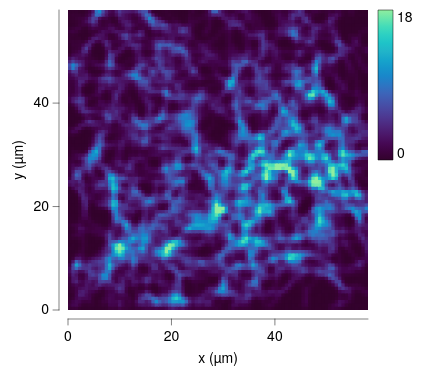

Write a Vega-Lite specification for this figure.
### Vega-Lite specification from a JSON file in a GitHub repository (floating-point values rounded to 4 significant figures; data arrays with more than 128 entries replaced by an {"elided": "..."} marker saying what was removed)
{"background": null, "config": {"arc": {"fill": "#DBDBDB", "fillOpacity": 1.0, "innerRadius": 37.5, "padAngle": 0.03, "stroke": "black", "strokeOpacity": 1, "strokeWidth": 0.25}, "area": {"fill": "#DBDBDB", "fillOpacity": 1.0, "stroke": "black", "strokeOpacity": 1, "strokeWidth": 0.25}, "axis": {"domain": true, "domainCap": "round", "domainColor": "black", "domainWidth": 0.25, "grid": false, "gridCap": "round", "gridColor": "#F1F1F1", "gridDash": [0, 0], "gridOpacity": 1.0, "gridWidth": 0.25, "labelColor": "black", "labelFont": "Helvetica Neue", "labelFontSize": 7, "labelFontStyle": "normal", "labelFontWeight": 400, "offset": 4.5, "ticks": true, "tickCap": "round", "tickColor": "black", "tickRound": false, "tickSize": 3, "tickWidth": 0.25, "titleColor": "black", "titleFont": "Helvetica Neue", "titleFontSize": 7, "titleFontStyle": "normal", "titleFontWeight": 400}, "axisX": {"domain": true, "labelAlign": "center", "labelAngle": 0, "labels": true, "ticks": true, "translate": 0}, "axisY": {"domain": true, "labelAlign": "right", "labelAngle": 0, "labels": true, "ticks": true, "translate": 0}, "axisRight": {"domain": true, "labelAlign": "left", "labelAngle": 0, "labels": true, "ticks": true, "translate": 0}, "axisTop": {"domain": true, "labelAlign": "center", "labelAngle": 0, "labels": true, "ticks": true, "translate": 0}, "axisBand": {"tickOffset": 0}, "bar": {"fill": "#DBDBDB", "fillOpacity": 1.0, "stroke": "black", "strokeOpacity": 1, "strokeWidth": 0.25}, "boxplot": {"size": 13.5, "ticks": {"cornerRadius": 0.25, "fill": "black", "opacity": 1, "size": 6.75, "thickness": 0.25}, "box": {"fillOpacity": 1.0, "stroke": "black", "strokeOpacity": 1, "strokeWidth": 0.25}, "median": {"cornerRadius": 0, "fill": "black", "fillOpacity": 1.0, "opacity": 1, "size": 13.5, "thickness": 0.25}, "rule": {"fill": "black", "fillOpacity": 1.0, "size": 15.0, "stroke": "black", "strokeDash": [0, 0], "strokeOpacity": 1, "strokeWidth": 0.25}, "outliers": {"color": "black", "fill": "black", "fillOpacity": 1.0, "size": 0, "stroke": "black", "strokeOpacity": 1, "strokeWidth": 0.25}}, "circle": {"fill": "black", "fillOpacity": 1.0, "size": 0.75, "stroke": null, "strokeOpacity": 1, "strokeWidth": 0.25}, "errorband": {"band": {"fillOpacity": 0.6, "stroke": null, "strokeWidth": 0.25, "strokeOpacity": 1}, "borders": {"opacity": 0, "strokeOpacity": 0.25, "strokeWidth": 1}}, "errorbar": {"opacity": 1, "rule": {"strokeDash": [0, 0], "strokeWidth": 0.25}, "ticks": {"color": "black", "cornerRadius": 0.125, "opacity": 1, "size": 9.0, "thickness": 0.25}, "thickness": 0.25}, "font": "Helvetica Neue", "geoshape": {"fill": "#DBDBDB", "fillOpacity": 1.0, "stroke": "black", "strokeOpacity": 1, "strokeWidth": 0.25}, "header": {"labelColor": "black", "labelFont": "Helvetica Neue", "labelFontSize": 7, "labelFontStyle": "normal", "labelFontWeight": 400, "titleColor": "black", "titleFont": "Helvetica Neue", "titleFontSize": 7, "titleFontStyle": "normal", "titleFontWeight": 400, "titlePadding": 0}, "legend": {"disable": false, "offset": 4.5, "titlePadding": 4, "labelOffset": 2, "gradientLabelOffset": 2, "gradientLength": 75.0, "gradientThickness": 7.5, "gradientOpacity": 1.0, "gradientStrokeColor": "black", "gradientStrokeWidth": 0.25, "labelColor": "black", "labelFont": "Helvetica Neue", "labelFontSize": 7, "labelFontStyle": "normal", "labelFontWeight": 400, "strokeColor": "black", "strokeWidth": 0, "symbolSize": 42, "symbolStrokeColor": "black", "symbolStrokeWidth": 0.25, "titleColor": "black", "titleFont": "Helvetica Neue", "titleFontSize": 7, "titleFontStyle": "normal", "titleFontWeight": 400}, "line": {"color": "black", "stroke": "black", "strokeCap": "round", "strokeDash": [0, 0], "strokeOpacity": 1, "strokeWidth": 0.375}, "point": {"filled": true, "fill": "#DBDBDB", "fillOpacity": 1.0, "size": 7.5, "stroke": "black", "strokeOpacity": 1, "strokeWidth": 0.25}, "range": {"category": ["#C6D9F1", "#F1C9CB", "#FEF0B9", "#CEE37A", "#7AA8E0", "#E589A3", "#FDDD5D", "#68B961", "#4177B1", "#C35082", "#E5C227", "#438156"], "diverging": {"scheme": ["#C35082", "#CE6D94", "#D989A7", "#E2A4BA", "#EABFCE", "#F1DBE2", "#F6F6F6", "#D7E0EB", "#B9CBE0", "#9BB6D5", "#7DA1C9", "#5F8CBD", "#4177B1"]}, "heatmap": {"scheme": ["#32022B", "#43044D", "#4C196E", "#4D338C", "#484DA6", "#3A68BB", "#1D83CA", "#1D9CCB", "#23B5C9", "#28CDC5", "#4DE0B4", "#91EE9F"]}, "ordinal": {"scheme": ["#F1F1F1", "#DBDBDB", "#C6C6C6", "#B2B2B2", "#9D9D9D", "#898989", "#767676", "#636363", "#515151", "#404040", "#2F2F2F", "#1F1F1F"]}, "ramp": {"scheme": ["#32022B", "#43044D", "#4C196E", "#4D338C", "#484DA6", "#3A68BB", "#1D83CA", "#1D9CCB", "#23B5C9", "#28CDC5", "#4DE0B4", "#91EE9F"]}}, "rule": {"color": "black", "stroke": "black", "strokeCap": "round", "strokeDash": [2, 2], "strokeOpacity": 1, "strokeWidth": 0.25}, "scale": {"bandPaddingInner": 0.1, "bandPaddingOuter": 0.1, "round": false}, "rect": {"fill": "#DBDBDB", "fillOpacity": 1.0, "stroke": "black", "strokeOpacity": 1, "strokeWidth": 0.25}, "square": {"fill": "#DBDBDB", "fillOpacity": 1.0, "size": 15.0, "stroke": "black", "strokeOpacity": 1, "strokeWidth": 0.25}, "text": {"color": "black", "font": "Helvetica Neue", "fontSize": 7, "fontStyle": "normal", "fontWeight": 400}, "tick": {"color": "black", "cornerRadius": 0.125, "opacity": 1.0, "size": 13.5, "thickness": 0.25}, "title": {"anchor": "middle", "frame": "group", "color": "black", "font": "Helvetica Neue", "fontSize": 7, "fontStyle": "normal", "fontWeight": 400, "subtitleColor": "black", "subtitleFont": "Helvetica Neue", "subtitleFontSize": "Helvetica Neue", "subtitleFontStyle": "normal", "subtitleFontWeight": 400}, "trail": {"color": "black", "opacity": 1, "size": 0.375}, "view": {"continuousWidth": 150, "continuousHeight": 150, "discreteWidth": 150, "discreteHeight": 150, "fill": null, "stroke": null, "strokeWidth": 0.25}}, "data": {"name": "data-020b619547a906ea36350f86a9190577"}, "mark": {"type": "rect", "clip": true, "stroke": null}, "encoding": {"color": {"field": "intensity", "title": null, "type": "quantitative"}, "x": {"field": "x0", "scale": {"domain": [0, 58.0], "nice": false}, "title": "x (µm)", "type": "quantitative"}, "x2": {"field": "x1"}, "y": {"field": "y0", "scale": {"domain": [0, 58.0], "nice": false}, "title": "y (µm)", "type": "quantitative"}, "y2": {"field": "y1"}}, "$schema": "https://vega.github.io/schema/vega-lite/v6.4.1.json", "datasets": {"data-020b619547a906ea36350f86a9190577": {"elided": "8100 records"}}}
